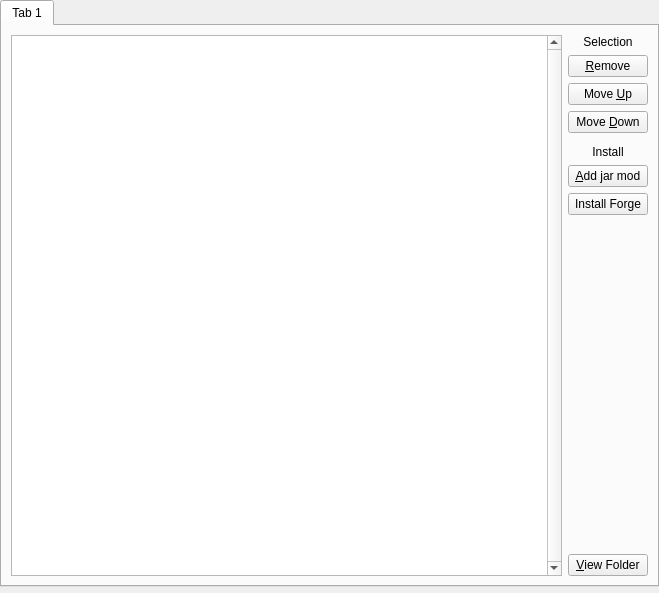
<?xml version="1.0" encoding="UTF-8"?>
<ui version="4.0">
 <class>LegacyJarModPage</class>
 <widget class="QWidget" name="LegacyJarModPage">
  <property name="geometry">
   <rect>
    <x>0</x>
    <y>0</y>
    <width>659</width>
    <height>593</height>
   </rect>
  </property>
  <property name="windowTitle">
   <string>LegacyJarModPage</string>
  </property>
  <layout class="QVBoxLayout" name="verticalLayout_2">
   <property name="leftMargin">
    <number>0</number>
   </property>
   <property name="topMargin">
    <number>0</number>
   </property>
   <property name="rightMargin">
    <number>0</number>
   </property>
   <property name="bottomMargin">
    <number>0</number>
   </property>
   <item>
    <widget class="QTabWidget" name="tabWidget">
     <property name="currentIndex">
      <number>0</number>
     </property>
     <widget class="QWidget" name="tab">
      <attribute name="title">
       <string>Tab 1</string>
      </attribute>
      <layout class="QVBoxLayout" name="verticalLayout">
       <item>
        <layout class="QHBoxLayout" name="horizontalLayout">
         <item>
          <widget class="ModListView" name="jarModsTreeView">
           <property name="verticalScrollBarPolicy">
            <enum>Qt::ScrollBarAlwaysOn</enum>
           </property>
           <property name="horizontalScrollBarPolicy">
            <enum>Qt::ScrollBarAlwaysOff</enum>
           </property>
          </widget>
         </item>
         <item>
          <layout class="QVBoxLayout" name="jarModsButtonBox">
           <item>
            <widget class="QLabel" name="label">
             <property name="text">
              <string>Selection</string>
             </property>
             <property name="alignment">
              <set>Qt::AlignCenter</set>
             </property>
            </widget>
           </item>
           <item>
            <widget class="QPushButton" name="rmJarBtn">
             <property name="text">
              <string>&amp;Remove</string>
             </property>
            </widget>
           </item>
           <item>
            <widget class="QPushButton" name="moveJarUpBtn">
             <property name="text">
              <string>Move &amp;Up</string>
             </property>
            </widget>
           </item>
           <item>
            <widget class="QPushButton" name="moveJarDownBtn">
             <property name="text">
              <string>Move &amp;Down</string>
             </property>
            </widget>
           </item>
           <item>
            <widget class="LineSeparator" name="separator" native="true"/>
           </item>
           <item>
            <widget class="QLabel" name="label_2">
             <property name="text">
              <string>Install</string>
             </property>
             <property name="alignment">
              <set>Qt::AlignCenter</set>
             </property>
            </widget>
           </item>
           <item>
            <widget class="QPushButton" name="addJarBtn">
             <property name="text">
              <string>&amp;Add jar mod</string>
             </property>
            </widget>
           </item>
           <item>
            <widget class="QPushButton" name="addForgeBtn">
             <property name="text">
              <string>Install Forge</string>
             </property>
            </widget>
           </item>
           <item>
            <spacer name="verticalSpacer">
             <property name="orientation">
              <enum>Qt::Vertical</enum>
             </property>
             <property name="sizeHint" stdset="0">
              <size>
               <width>20</width>
               <height>40</height>
              </size>
             </property>
            </spacer>
           </item>
           <item>
            <widget class="QPushButton" name="viewJarBtn">
             <property name="text">
              <string>&amp;View Folder</string>
             </property>
            </widget>
           </item>
          </layout>
         </item>
        </layout>
       </item>
      </layout>
     </widget>
    </widget>
   </item>
   <item>
    <widget class="MCModInfoFrame" name="jarMIFrame">
     <property name="sizePolicy">
      <sizepolicy hsizetype="Preferred" vsizetype="Minimum">
       <horstretch>0</horstretch>
       <verstretch>0</verstretch>
      </sizepolicy>
     </property>
    </widget>
   </item>
  </layout>
 </widget>
 <customwidgets>
  <customwidget>
   <class>ModListView</class>
   <extends>QTreeView</extends>
   <header>gui/widgets/ModListView.h</header>
  </customwidget>
  <customwidget>
   <class>MCModInfoFrame</class>
   <extends>QFrame</extends>
   <header>gui/widgets/MCModInfoFrame.h</header>
   <container>1</container>
  </customwidget>
  <customwidget>
   <class>LineSeparator</class>
   <extends>QWidget</extends>
   <header>gui/widgets/LineSeparator.h</header>
   <container>1</container>
  </customwidget>
 </customwidgets>
 <resources/>
 <connections/>
</ui>
